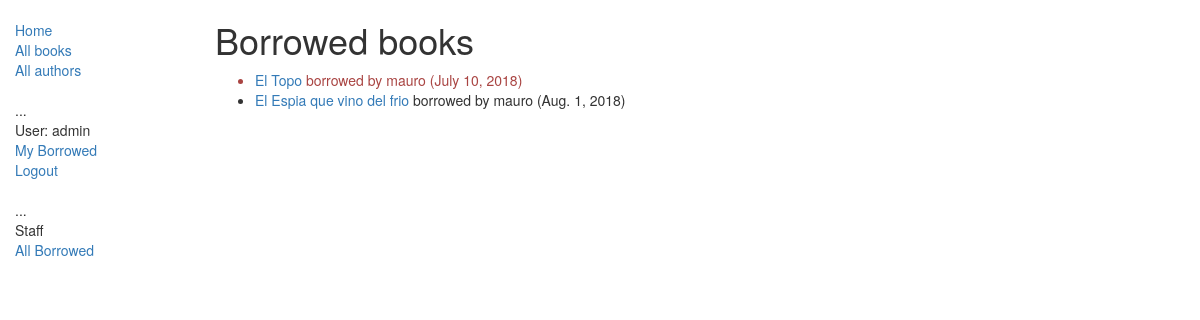
/catalog/allborrowed/ (signed in), run on the app's committed database.
### catalog/models.py (models this page shows, shortened)
class BookInstance(models.Model):
    id = models.UUIDField(primary_key=True, default=uuid.uuid4, help_text="Unique ID for this particular book across whole library")
    book = models.ForeignKey('Book', on_delete=models.SET_NULL, null=True)
    imprint = models.CharField(max_length=200)
    due_back = models.DateField(null=True, blank=True)
    borrower = models.ForeignKey(User, on_delete=models.SET_NULL, null=True, blank=True)
    LOAN_STATUS = (
        ('m', 'Maintenance'),
        ('o', 'On loan'),
        ('a', 'Available'),
        ('r', 'Reserved'),
    )
    status = models.CharField(max_length=1, choices=LOAN_STATUS, blank=True, default='m', help_text='Book availability')
    class Meta:
        ordering = ["due_back"]
        permissions = (("can_mark_returned", "Set book as returned"),)
    @property
    def is_overdue(self):
        if self.due_back and date.today() > self.due_back:
            return True
        return False

class Book(models.Model):
    title = models.CharField(max_length=200)
    author = models.ForeignKey('Author', on_delete=models.SET_NULL, null=True)
    summary = models.TextField(max_length=1000, help_text='Enter a brief description of the book')
    isbn = models.CharField('ISBN',max_length=13, help_text='13 Character <a href="https://www.isbn-international.org/content/what-isbn">ISBN number</a>')
    genre = models.ManyToManyField(Genre, help_text='Select a genre for this book')
    language = models.ForeignKey('Language', on_delete=models.SET_NULL, null=True)
    def display_genre(self):
        """
        Creates a string for the Genre. This is required to display genre in Admin.
        """
        return ', '.join([ genre.name for genre in self.genre.all()[:3] ])
    display_genre.short_description = 'Genre'

### catalog/views.py (the view)
class LoanedBooksByAllUsersListView(PermissionRequiredMixin,generic.ListView):
    model = BookInstance
    template_name ='catalog/bookinstance_list_borrowed_all.html'
    paginate_by = 10
    permission_required = ('catalog.can_mark_returned', 'catalog.can_edit')
    def get_queryset(self):
        return BookInstance.objects.filter(status__exact='o').order_by('due_back')

### catalog/templates/catalog/bookinstance_list_borrowed_all.html
{% extends "base_generic.html" %}
{% block content %}
    <h1>Borrowed books</h1>
    {% if bookinstance_list %}
    <ul>
      {% for bookinst in bookinstance_list %}
      <li class="{% if bookinst.is_overdue %}text-danger{% endif %}">
        <a href="{% url 'book-detail' bookinst.book.pk %}">{{bookinst.book.title}}</a> borrowed by {{ bookinst.borrower }} ({{ bookinst.due_back }})
      </li>
      {% endfor %}
    </ul>
    {% else %}
      <p>There are no books borrowed.</p>
    {% endif %}
{% endblock %}

### catalog/templates/base_generic.html (shortened to what this page needs)
<!DOCTYPE html>
<html lang="en">
<head>
  <link rel="stylesheet" href="https://maxcdn.bootstrapcdn.com/bootstrap/3.3.7/css/bootstrap.min.css">
  {% load static %}
  <link rel="stylesheet" href="{% static 'css/styles.css' %}">
</head>
<body>
  <div class="container-fluid">
    <div class="row">
      <div class="col-sm-2">
      {% block sidebar %}
      <ul class="sidebar-nav">
          <li><a href="{% url 'index' %}">Home</a></li>
          <li><a href="{% url 'books' %}">All books</a></li>
          <li><a href="{% url 'authors' %}">All authors</a></li>
      </ul>
      <ul class="sidebar-nav">
            ...
           {% if user.is_authenticated %}
             <li>User: {{ user.get_username }}</li>
             <li><a href="{% url 'my-borrowed' %}">My Borrowed</a></li>
             <li><a href="{% url 'logout'%}?next={{request.path}}">Logout</a></li>
           {% else %}
             <li><a href="{% url 'login'%}?next={{request.path}}">Login</a></li>
           {% endif %}
      </ul>
      <ul class="sidebar-nav">
            ...
           {% if user.is_staff %}
             <li>Staff</li>
             <li><a href="{% url 'all-borrowed' %}">All Borrowed</a></li>
           {% endif %}
      </ul>
     {% endblock %}
      </div>
      <div class="col-sm-10 ">
      {% block content %}{% endblock %}
      </div>
    </div>
  </div>
</body>
</html>

### catalog/static/css/styles.css (style rules this page uses)
.sidebar-nav { margin-top: 20px; padding: 0; list-style: none; }

### data on the page
BookInstance: book "El Topo", borrower "mauro", due_back "July 10, 2018"
BookInstance: book "El Espia que vino del frio", borrower "mauro", due_back "Aug. 1, 2018"

### other printed values
{{ user.get_username }} "admin"
